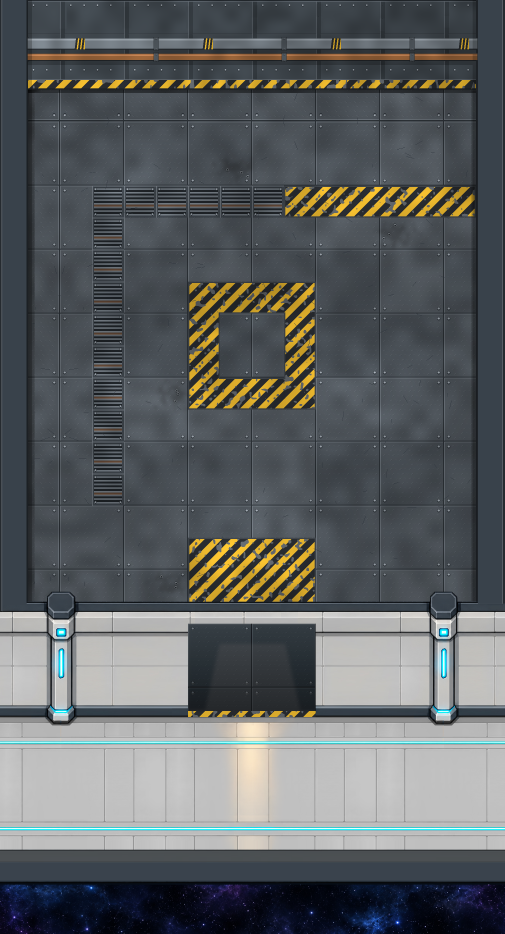
#> input picture tools/art/engineering/ground.webp, 1513 x 2800 px (shown at 1/3 size)
$ python -i engineering_door.py   (imports and definitions only)
#> lines starting #> are read from the running program, lines starting #| are printed output that depends on the picture
### tools/art/engineering_build.py
"""工程區場景：產生地面圖、厚重門、走廊前景與 map.json。目前只有結構（牆、地板、門），機台之後再擺。

用法：uv run --with pillow --with numpy python tools/art/engineering_build.py
輸出到 public/assets/engineering/：
  ground.webp      地面（L0）：室內地板、北牆與左右牆、下方走廊（牆、地板、星空）
  door_frame.webp  門框（蓋在門片上；角色走在門洞裡時再蓋一次）
  door_left.webp / door_right.webp  兩片門扇，程式依開門程度往兩側滑進牆裡
  foreground.webp  走廊外側欄杆，蓋在角色上面
  map.json         碰撞、出入口、門

室內是程式畫的斜俯視材質（左上 45 度光源，配色照生成家具.md：油污深灰、外露螺栓、警示黃）。
使用者重畫的底圖 tools/art/engineering/ground.webp 在的話，整張蓋在程式版上面（2026-10-17 起是遊戲底圖）：
它跟程式版錯開 ART_OFFSET（牆線、門洞都對得上，只是四周少一點邊），缺的邊用它自己往外鏡像補。
大門：raw/batch1_door.png 在的話，最後用 cut.door('engineering') 換成生圖的門（不用另外再跑 cut.py）。
下方走廊沿用居住區 A 走廊的素材：柱子、素面牆板、地板、欄杆、星空原樣切出來拼，不重畫。
"""
import json, math, os
import numpy as np
from PIL import Image, ImageDraw, ImageFilter

ROOT = os.path.dirname(os.path.dirname(os.path.dirname(os.path.abspath(__file__))))
SRC = os.path.join(ROOT, 'public/assets/corridor-a')
OUT = os.path.join(ROOT, 'public/assets/engineering')
T = 96
W, ROOM_H = 16, 19          # 寬 16 格；室內第 0–18 列（0–2 列是北牆立面）
WALL_ROWS = 3
O = ROOM_H * T              # 走廊素材的原點 y（走廊牆頂接在室內地板下緣）
CORRIDOR_H = 996            # 居住區走廊素材的高度
H = math.ceil((O + CORRIDOR_H) / T)
CROP_X = 252                # 從走廊素材切哪一段：讓地板上的燈光落在門正下方（門 2 的中心 1020 → 768）
RNG = np.random.default_rng(7)
ART = os.path.join(ROOT, 'tools/art/engineering/ground.webp')
ART_OFFSET = (12, 19)       # 使用者底圖在地圖上的位置（px）：量十幾條牆線都差這麼多，邊緣相關 0.90

# 室內地面，第 3–18 列、第 1–14 欄。. 防滑鋼板｜g 管線溝蓋板｜h 警示條紋｜x 油污
# 位置對應 engineering_objects.py 的 v5 機台分區；機台腳下鋪鋼板。
FLOOR = [  # 依 v5 分區：製造機前與維修區四周畫警示條紋、西牆公用設備旁一條管線溝，油污在油桶、製造機、維修區旁
    "..............",  # 3
    "..............",  # 4
    "......x.......",  # 5
    "..gggggghhhhhh",  # 6  製造機前的警示區；管線溝從西牆接過來
    "..g........x..",  # 7
    "..g...........",  # 8
    "..g..hhhh.....",  # 9  維修區四周
    "..g..h..h.....",  # 10
    "..g..h..h.....",  # 11
    "..g.xhhhh.....",  # 12
    "..g...........",  # 13
    "..g...........",  # 14
    "..g...........",  # 15
    "..............",  # 16
    ".....hhhh.....",  # 17 大門前
    "....xhhhh.....",  # 18
]

# 門：門洞 4 格寬（第 6–9 欄，x 576–960），大型物件推得進去；穿過走廊牆面（第 19–22 列）
DOOR_ZONE = (506, 1030)                 # 牆上留給門框的那一段
OPEN_X, OPEN_W = 576, 384
WALL_BASE = O + 346                     # 走廊牆腳（地板素材從這裡開始）
OPEN_TOP = O + 66
OPEN_H = WALL_BASE - OPEN_TOP
CAP_H = OPEN_TOP - O                    # 牆頂前景：牆簷（素材 y 0–30）加上門楣，共 66 px，畫在角色上面
FEET_UNDER_CAP = 58                     # 室內角色腳點最多走到牆頂下 58 px（同 A-1 房間南牆 72 − 腳圈 14），下半身被牆擋住、露出胸口以上

def rgb(h): return tuple(int(h[i:i + 2], 16) for i in (1, 3, 5))

# [247 lines left out: functions noise, shade, bolt, steel_floor, grating, hazard and 6 more, not called in this run]

def write_cap():
    """牆頂前景：走廊牆頂 CAP_H 高的一條（牆簷＋門楣），連同門框頂端一起切下來，畫在角色上面（室內角色走到牆後時下半身被擋住）。
    門框換圖後（cut.py door engineering 會自動跑）要重跑一次。"""
    ground = Image.open(os.path.join(OUT, 'ground.webp')).convert('RGBA')
    cap = ground.crop((0, O, W * T, O + CAP_H))
    frame = Image.open(os.path.join(OUT, 'door_frame.webp')).convert('RGBA')
    cap.alpha_composite(frame.crop((0, 0, frame.width, CAP_H)), (DOOR_ZONE[0], 0))
    cap.save(os.path.join(OUT, 'wall_cap.webp'), lossless=True)

# [154 lines left out: functions delight, main, not called in this run]

# [2 lines that do not run on import are left out]

### tools/art/engineering_door.py
"""工程區厚重門：產生生圖用白模，以及把生好的原圖切成遊戲用的門框與兩片門扇。

用法（uv run --with pillow --with numpy python tools/art/engineering_door.py ...）：
  whitebox <out.png>          畫 1024 × 1024 白模（洋紅底），生圖時當 image1，模型照輪廓上材質
  cut <raw.png>               原圖 → public/assets/engineering/door_frame.webp、door_left.webp、door_right.webp
                              目前的原圖：tools/art/engineering/raw/batch1_door.png

幾何從 engineering_build.py 讀（目前門框 524 × 352，門洞 4 格寬 384 × 280，兩片門扇各 192 寬），
白模放大 SCALE 倍。切圖時以原圖裡非背景的外框對齊門框外框，門洞照固定比例切出來，所以生圖時外框比例不能變。
"""
import os, sys
import numpy as np
from PIL import Image, ImageDraw

ROOT = os.path.dirname(os.path.dirname(os.path.dirname(os.path.abspath(__file__))))
OUT = os.path.join(ROOT, 'public/assets/engineering')
sys.path.insert(0, os.path.dirname(os.path.abspath(__file__)))
from engineering_build import DOOR_ZONE, OPEN_X, OPEN_W, OPEN_TOP, WALL_BASE, O, write_cap   # 幾何以產生腳本為準
FW, FH = DOOR_ZONE[1] - DOOR_ZONE[0], WALL_BASE - O + 6     # 門框圖大小（遊戲 px）
OUTER = (8, OPEN_TOP - O - 46, FW - 8, FH)                    # 門框外緣（不含頂上的警示燈座）
LAMP = (FW // 2 - 22, 0, FW // 2 + 22, 24)                    # 警示燈座
OPEN = (OPEN_X - DOOR_ZONE[0], OPEN_TOP - O, OPEN_X - DOOR_ZONE[0] + OPEN_W, WALL_BASE - O)   # 門洞＝兩片門扇合起來的範圍
SCALE = 1.8
# 門洞四周留在門框上的邊（左、上、右、下，遊戲 px）：門洞內緣的深色框、上緣燈條、底部門檻不跟著門扇滑走
KEEP = (10, 6, 10, 16)
MAGENTA = (255, 0, 255)

def whitebox(out):
    W = 1024
    img = Image.new('RGB', (W, W), MAGENTA)
    d = ImageDraw.Draw(img)
    ox, oy = (W - FW * SCALE) / 2, (W - FH * SCALE) / 2
    box = lambda r: [ox + r[0] * SCALE, oy + r[1] * SCALE, ox + r[2] * SCALE - 1, oy + r[3] * SCALE - 1]
    d.rectangle(box(OUTER), fill=(214, 214, 214), outline=(70, 70, 70), width=4)
    d.rectangle(box(LAMP), fill=(232, 232, 232), outline=(70, 70, 70), width=4)
    d.rectangle(box(OPEN), fill=(168, 168, 168), outline=(55, 55, 55), width=4)
    mid = ox + (OPEN[0] + OPEN[2]) / 2 * SCALE
    d.line([mid, oy + OPEN[1] * SCALE, mid, oy + OPEN[3] * SCALE], fill=(40, 40, 40), width=5)   # 兩片門扇的接縫
    # 光源箭頭（左上 45 度）
    d.line([40, 40, 110, 110], fill=(255, 255, 255), width=6); d.polygon([(110, 110), (84, 106), (106, 84)], fill=(255, 255, 255))
    img.save(out)

def cut(raw):
#> called with raw = 'engineering/ground.webp'
    im = Image.open(raw).convert('RGBA')
    a = np.asarray(im).astype(np.int16)
    # 背景：透明，或接近洋紅
    bg = (a[..., 3] < 20) | ((a[..., 0] > 200) & (a[..., 1] < 70) & (a[..., 2] > 200))
#> bg: shape (2800, 1513) bool; every value is 0
    rgba = np.asarray(im).copy(); rgba[bg] = 0
    ys, xs = np.where(~bg)
    # 外框以門框主體為準：忽略最上面窄窄一條燈座（寬度不到外框一半的列）
    cols = (~bg).sum(1); width = xs.max() - xs.min()
#> after `cols = (~bg).sum(1)`: cols = 2800 values from 1513 to 1513
#> after `width = xs.max() - xs.min()`: width = 1512
    body = np.where(cols > width * .5)[0]
#> body = 2800 values from 0 to 2799
    top, bottom, left, right = body.min(), ys.max(), xs.min(), xs.max()
#> top = 0; bottom = 2799; left = 0; right = 1512
    src = Image.fromarray(rgba)
    sx = (OUTER[2] - OUTER[0]) / (right - left + 1); sy = (OUTER[3] - OUTER[1]) / (bottom - top + 1)
#> after `sx = (OUTER[2] - OUTER[0]) / (right - left + 1)`: sx = 0.336
#> after `sy = (OUTER[3] - OUTER[1]) / (bottom - top + 1)`: sy = 0.119
    scaled = src.resize((round(src.width * sx), round(src.height * sy)), Image.LANCZOS)
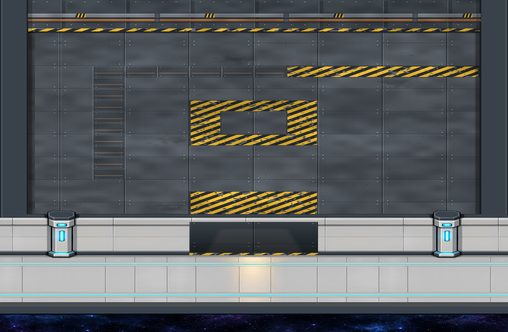
#> scaled: PIL image 508x332 RGBA; mean R, G, B, A 93.2, 96.9, 98.2, 255
    frame = Image.new('RGBA', (FW, FH))
#> frame: PIL image 524x352 RGBA; every value is 0
    frame.alpha_composite(scaled, (round(OUTER[0] - left * sx), round(OUTER[1] - top * sy)))
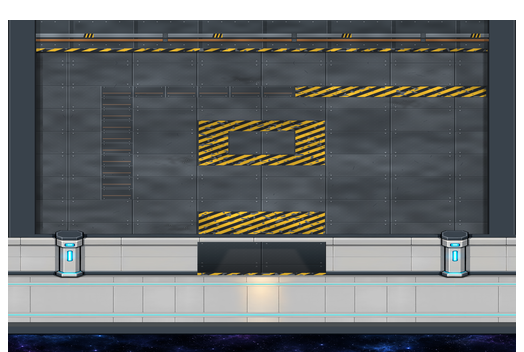
#> frame: PIL image 524x352 RGBA; mean R, G, B, A 85.2, 88.6, 89.8, 233.2; transparent parts drawn white
    door = frame.crop(OPEN)
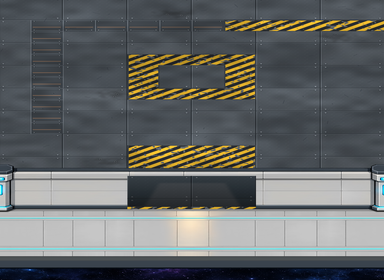
#> door: PIL image 384x280 RGBA; mean R, G, B, A 100.2, 103.4, 103.1, 255
    half = (OPEN[2] - OPEN[0]) // 2
    door.crop((0, 0, half, door.height)).save(os.path.join(OUT, 'door_left.webp'), lossless=True)
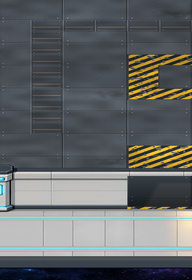
#> saved as door_left.webp: PIL image 192x280 RGBA; mean R, G, B, A 99.2, 102.7, 103.2, 255
    door.crop((half, 0, door.width, door.height)).save(os.path.join(OUT, 'door_right.webp'), lossless=True)
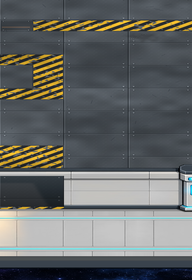
#> saved as door_right.webp: PIL image 192x280 RGBA; mean R, G, B, A 101.2, 104.1, 102.9, 255
    frame.paste((0, 0, 0, 0), (OPEN[0] + KEEP[0], OPEN[1] + KEEP[1], OPEN[2] - KEEP[2], OPEN[3] - KEEP[3]))
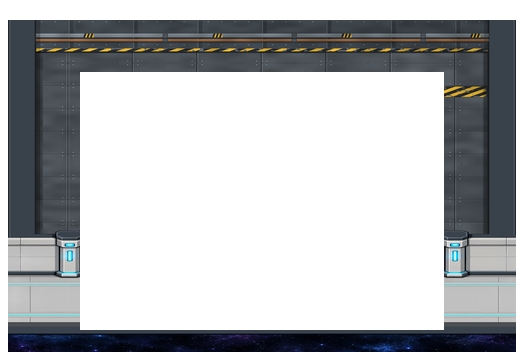
#> frame: PIL image 524x352 RGBA; mean R, G, B, A 31.1, 33.2, 35.3, 103.3; transparent parts drawn white
    frame.save(os.path.join(OUT, 'door_frame.webp'), lossless=True)
    write_cap()   # 牆簷前景含門框頂端，門框換了要一起更新
#> in write_cap, `cap.alpha_composite(frame.crop((0, 0, frame.width, CAP_H)), (DOOR_ZONE..`:
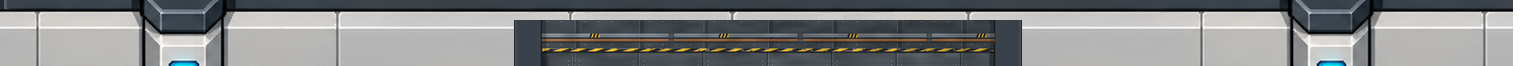
#> cap: PIL image 1536x66 RGBA; mean R, G, B, A 129.1, 131.1, 131.8, 251.2; transparent parts drawn white
    print('cut ok: frame', frame.size, 'panels', half, 'x', door.height)
#| cut ok: frame (524, 352) panels 192 x 280

# [2 lines not run here, left out]

>>> result = cut('engineering/ground.webp')
